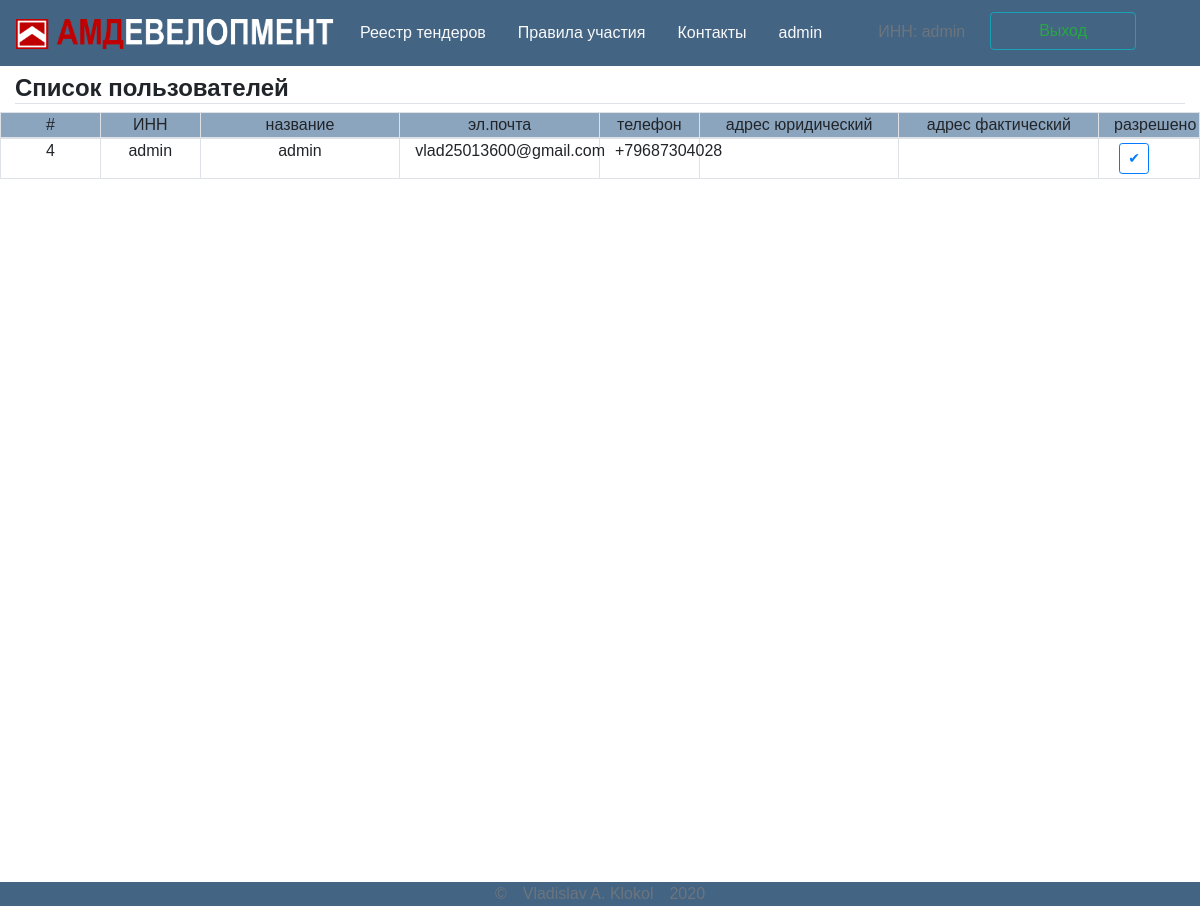
/views/layouts/admin.php (signed in), run on the app's committed database.
### tables this page shows
CREATE TABLE `users` (
  `id` int(14) NOT NULL,
  `inn` varchar(14) NOT NULL,
  `email` varchar(1024) NOT NULL,
  `phone` varchar(12) DEFAULT NULL,
  `password` varchar(1024) DEFAULT NULL,
  `action` tinyint(1) NOT NULL DEFAULT '0',
  `name` varchar(1024) DEFAULT NULL,
  `address_legal` varchar(1024) DEFAULT NULL,
  `address_actual` varchar(1024) DEFAULT NULL,
  `admin` tinyint(1) NOT NULL DEFAULT '0'
);

### module/pdo_query.php (called while the page is built, shortened)
<?php
function getTable($pdo, $table, $where = NULL,  $sort = NULL, $limit = NULL)
{
    $sql = "SELECT * FROM `$table`
    WHERE " . ($table == 'tenders' ? '`delete`=0 AND ' : '') . ($where == NULL ? '1' : "$where")
        . ($sort == NULL ? "" : " ORDER BY $sort")
        . ($limit == NULL ? "" : " LIMIT $limit");
    $stmt = $pdo->prepare($sql);
    $stmt->execute();
    return $stmt->fetchAll();
}

### views/layouts/admin.php (the view, shortened to what this page needs)
<?php
require $_SERVER['DOCUMENT_ROOT'] . '/views/layouts/headerConf.php';
$users = getTable($pdo, 'users');
require $_SERVER['DOCUMENT_ROOT'] . '/views/layouts/header.php';
?>
<h4 class="mt-2 border-bottom"><strong>Список пользователей</strong></h3>
    <div class="row border text-center bg-secondary">
        <div class="col-1 border-right">
            #
        </div>
        <div class="col-1 border-right">
            ИНН
        </div>
        <div class="col-2 border-right">
            название
        </div>
        <div class="col-2 border-right">
            эл.почта
        </div>
        <div class="col-1 border-right">
            телефон
        </div>
        <div class="col-2 border-right">
            адрес юридический
        </div>
        <div class="col-2 border-right">
            адрес фактический
        </div>
        <div class="col-1">
            разрешено
        </div>
    </div>
    <?php
    foreach ($users as $user) { ?>
        <div class="row border text-center mb-2">
            <div class="col-1 border-right">
                <?= $user['id'] ?>
            </div>
            <div class="col-1 border-right">
                <?= $user['inn'] ?>
            </div>
            <div class="col-2 border-right">
                <?= $user['name'] ?>
            </div>
            <div class="col-2 border-right">
                <?= $user['email'] ?>
            </div>
            <div class="col-1 border-right">
                <?= $user['phone'] ?>
            </div>
            <div class="col-2 border-right">
            </div>
            <div class="col-2 border-right">
            </div>
            <div class="col-1">
               <form method="POST">
               <button type="submit"  name="action" class="enter-button btn btn-outline-primary btn-sm m-1" ><?= ($user['action'] ? '&#10004;' : '&#10008;')?></button>
               </form>
            </div>
        </div>
    <?php }
    ?>
    <?php
    require $_SERVER['DOCUMENT_ROOT'] . '/views/layouts/footer.php';
    ?>

### css/style.css (style rules this page uses)
body { font-family: Arial, Helvetica, sans-serif; }
.bg-secondary { background-color: #8ca5be !important; }

### data on the page
users: id "4", inn "admin", name "admin", email "vlad25013600@gmail.com", phone "+79687304028"

### other printed values
$_SESSION['user']['inn'] "admin"
